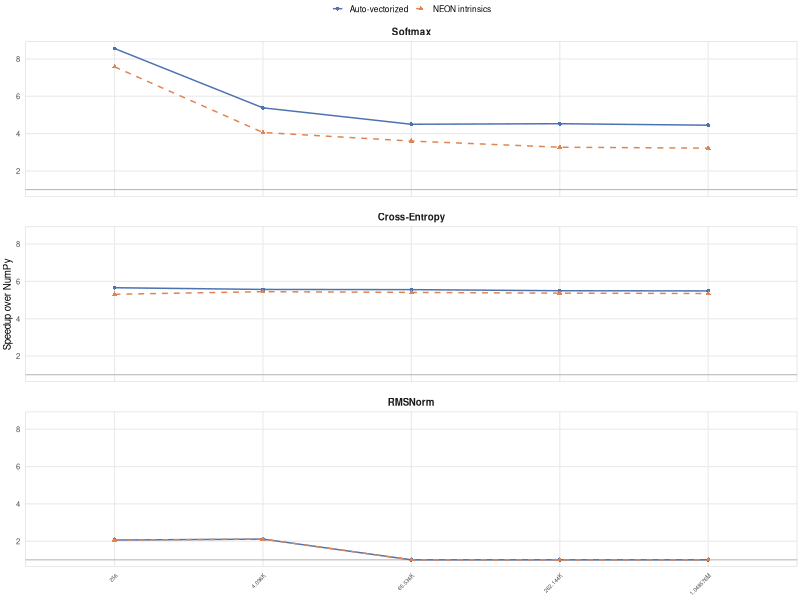
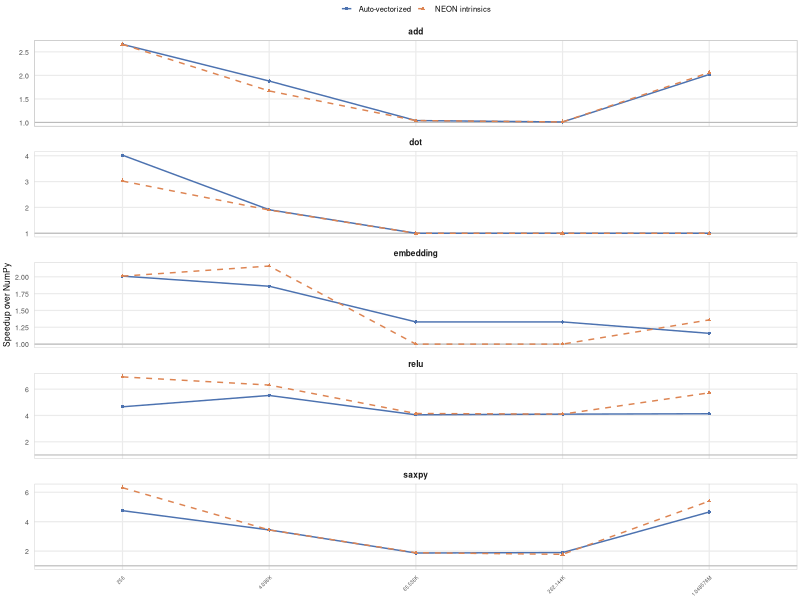

Generate these figures, in order, with R:
## ---- chunk 1
knitr::opts_chunk$set(echo=FALSE, warning=FALSE, message=FALSE,
                      fig.width=3.4, fig.height=2.4, fig.align="center",
                      out.width="\\columnwidth", fig.env="center")
library(ggplot2); library(tidyr); library(dplyr); library(forcats)

theme_paper <- theme_minimal(base_size=9) +
  theme(panel.grid.minor=element_blank(),
        plot.title=element_text(size=9, face="bold"),
        axis.title=element_text(size=8), axis.text=element_text(size=7),
        plot.margin=margin(2,2,2,2))

df <- read.csv("../benchmarks/results.csv", stringsAsFactors=FALSE)

# 1D kernels: those whose n column is purely numeric
df_1d <- df %>% filter(grepl("^[0-9]+$", n)) %>% mutate(n=as.numeric(n))
# 2D kernels: matmul, matvec, weighted_sum
df_2d <- df %>% filter(!grepl("^[0-9]+$", n) | kernel %in% c("matmul","matvec"))

# Pivot speedups to long form for faceted plots
sp <- df_1d %>%
  select(kernel, n, exo_speedup, neon_speedup) %>%
  pivot_longer(cols=c(exo_speedup, neon_speedup),
               names_to="variant", values_to="speedup") %>%
  mutate(variant=ifelse(variant=="exo_speedup","Auto-vectorized","NEON intrinsics"),
         speedup_clamped=pmax(speedup, 1.0))

# Summary: peak speedup per kernel per variant
peak <- sp %>% group_by(kernel, variant) %>%
  summarise(peak_speedup=max(speedup), .groups="drop")
## ---- chunk 2
fused <- sp %>%
  filter(kernel %in% c("softmax","cross_entropy","rmsnorm")) %>%
  mutate(n_fct=factor(n, levels=sort(unique(n))),
         n_lab=ifelse(n>=1e6, paste0(n/1e6,"M"),
                ifelse(n>=1e3, paste0(n/1e3,"K"), as.character(n))),
         kernel=factor(kernel, levels=c("softmax","cross_entropy","rmsnorm"),
                       labels=c("Softmax","Cross-Entropy","RMSNorm")))
n_labs <- fused %>% distinct(n, n_lab) %>% arrange(n)

ggplot(fused, aes(n_fct, speedup_clamped, color=variant, linetype=variant, group=variant)) +
  geom_hline(yintercept=1, color="#bbbbbb", linewidth=0.4) +
  geom_line(linewidth=0.5) +
  geom_point(aes(shape=variant), size=1.0) +
  facet_wrap(~kernel, ncol=1) +
  scale_x_discrete(labels=setNames(n_labs$n_lab, n_labs$n)) +
  scale_color_manual(values=c("Auto-vectorized"="#4C72B0","NEON intrinsics"="#DD8452")) +
  scale_linetype_manual(values=c("Auto-vectorized"="solid","NEON intrinsics"="dashed")) +
  scale_shape_manual(values=c("Auto-vectorized"=16,"NEON intrinsics"=17)) +
  labs(x=NULL, y="Speedup over NumPy", color=NULL, linetype=NULL, shape=NULL) +
  theme_paper +
  theme(legend.position="top", legend.key.size=unit(0.3,"cm"),
        legend.text=element_text(size=6), legend.margin=margin(0,0,-4,0),
        axis.text.x=element_text(angle=45, hjust=1, size=4),
        axis.text.y=element_text(size=5.5),
        axis.title.y=element_text(size=7),
        strip.text=element_text(face="bold", size=7),
        panel.border=element_rect(color="#cccccc", fill=NA, linewidth=0.3),
        panel.spacing=unit(0.5,"lines"))
## ---- chunk 3
ftbl <- df_1d %>%
  filter(kernel %in% c("softmax","cross_entropy","rmsnorm")) %>%
  group_by(kernel) %>%
  summarise(
    `Peak auto-vec`=sprintf("%.1fx (N=%s)", max(exo_speedup),
                            ifelse(n[which.max(exo_speedup)]>=1e3,
                                   paste0(n[which.max(exo_speedup)]/1e3,"K"),
                                   n[which.max(exo_speedup)])),
    `Peak NEON`=sprintf("%.1fx (N=%s)", max(neon_speedup),
                        ifelse(n[which.max(neon_speedup)]>=1e3,
                               paste0(n[which.max(neon_speedup)]/1e3,"K"),
                               n[which.max(neon_speedup)])),
    `Auto-vec @ 4M`=sprintf("%.1fx", exo_speedup[n==max(n)]),
    `NEON @ 4M`=sprintf("%.1fx", neon_speedup[n==max(n)]),
    .groups="drop"
  ) %>%
  mutate(kernel=c("softmax"="Softmax","cross_entropy"="Cross-Entropy","rmsnorm"="RMSNorm")[kernel])

cat("\\begin{center}\n\\resizebox{\\columnwidth}{!}{")
knitr::kable(ftbl, format="latex", booktabs=TRUE, col.names=c("Kernel","Peak auto-vec","Peak NEON","Auto-vec @ 4M","NEON @ 4M"),
             align=c("l","r","r","r","r")) %>% cat()
cat("}\n\\captionof{table}{Fused kernel speedup over NumPy (Apple Silicon, float32). Peak speedup and sustained speedup at $N{=}4$M.}\n\\end{center}")
## ---- chunk 4
baselines <- sp %>%
  filter(kernel %in% c("saxpy","add","relu","dot","embedding")) %>%
  mutate(n_fct=factor(n, levels=sort(unique(n))),
         n_lab=ifelse(n>=1e6, paste0(n/1e6,"M"),
                ifelse(n>=1e3, paste0(n/1e3,"K"), as.character(n))))
n_labs2 <- baselines %>% distinct(n, n_lab) %>% arrange(n)

ggplot(baselines, aes(n_fct, speedup_clamped, color=variant, linetype=variant, group=variant)) +
  geom_hline(yintercept=1, color="#bbbbbb", linewidth=0.4) +
  geom_line(linewidth=0.5) +
  geom_point(aes(shape=variant), size=0.8) +
  facet_wrap(~kernel, scales="free_y", ncol=1) +
  scale_x_discrete(labels=setNames(n_labs2$n_lab, n_labs2$n)) +
  scale_color_manual(values=c("Auto-vectorized"="#4C72B0","NEON intrinsics"="#DD8452")) +
  scale_linetype_manual(values=c("Auto-vectorized"="solid","NEON intrinsics"="dashed")) +
  scale_shape_manual(values=c("Auto-vectorized"=16,"NEON intrinsics"=17)) +
  labs(x=NULL, y="Speedup over NumPy", color=NULL, linetype=NULL, shape=NULL) +
  theme_paper +
  theme(legend.position="top", legend.key.size=unit(0.3,"cm"),
        legend.text=element_text(size=5.5), legend.margin=margin(0,0,-4,0),
        axis.text.x=element_text(angle=45, hjust=1, size=3.5),
        axis.text.y=element_text(size=5),
        axis.title.y=element_text(size=6),
        strip.text=element_text(face="bold", size=6),
        panel.border=element_rect(color="#cccccc", fill=NA, linewidth=0.3),
        panel.spacing=unit(0.3,"lines"))
